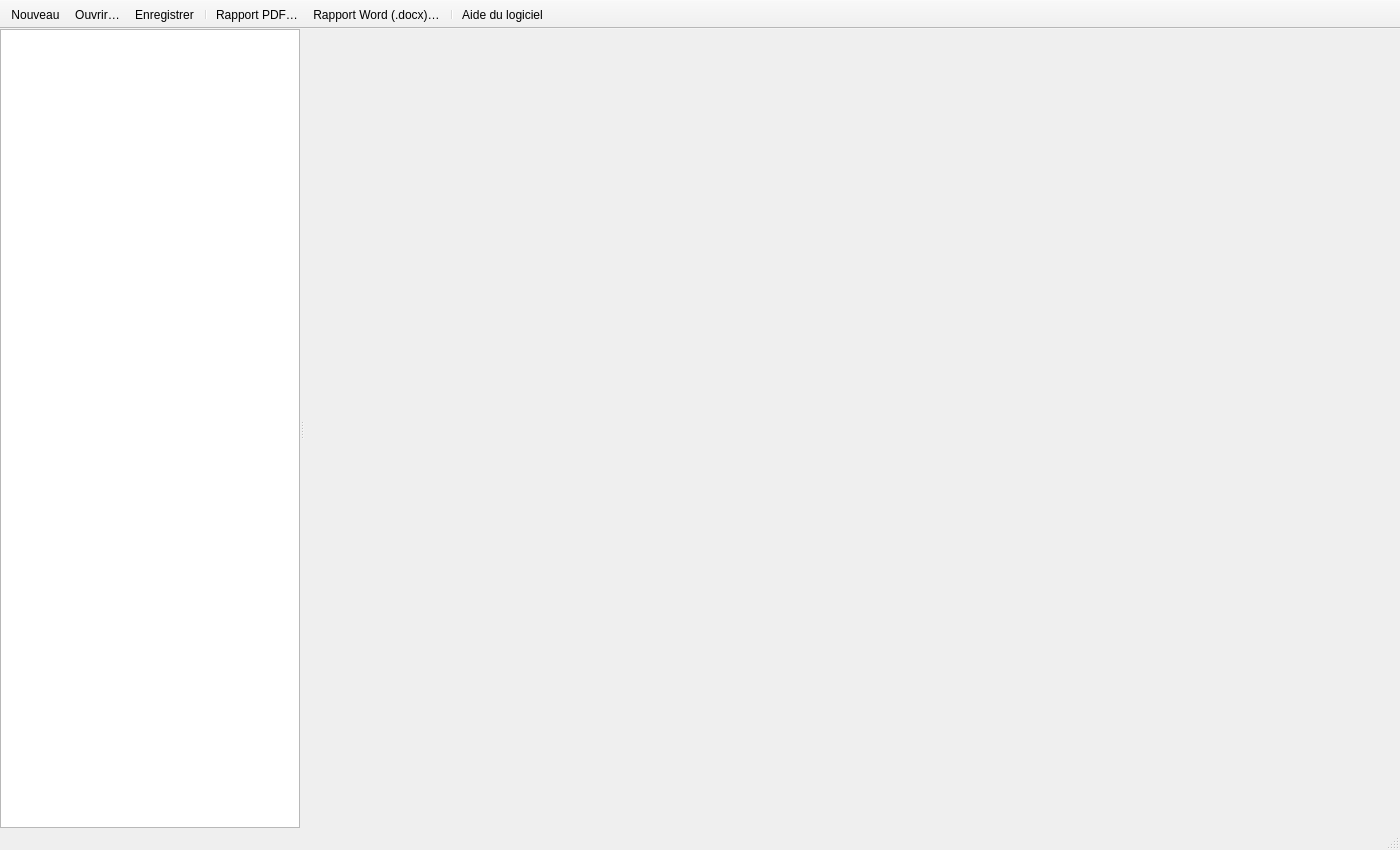
<?xml version="1.0" encoding="UTF-8"?>
<ui version="4.0">
 <class>MainWindow</class>
 <widget class="QMainWindow" name="MainWindow"><property name="geometry"><rect><x>0</x><y>0</y><width>1400</width><height>850</height></rect></property><property name="windowTitle"><string>EBIOS RM Studio</string></property><widget class="QWidget" name="centralwidget"><layout class="QHBoxLayout" name="centralLayout"><property name="leftMargin"><number>0</number></property><property name="topMargin"><number>0</number></property><property name="rightMargin"><number>0</number></property><property name="bottomMargin"><number>0</number></property><item><widget class="QSplitter" name="splitter"><property name="orientation"><enum>Qt::Horizontal</enum></property><widget class="QTreeWidget" name="navTree"><property name="headerHidden"><bool>true</bool></property><property name="minimumSize"><size><width>230</width><height>0</height></size></property><property name="maximumSize"><size><width>300</width><height>16777215</height></size></property><column><property name="text"><string notr="true">1</string></property></column></widget><widget class="QStackedWidget" name="stack"></widget></widget></item></layout></widget><widget class="QMenuBar" name="menubar"><property name="geometry"><rect><x>0</x><y>0</y><width>1400</width><height>24</height></rect></property><widget class="QMenu" name="menuFile"><property name="title"><string>&amp;Fichier</string></property><addaction name="actionNew"/><addaction name="actionOpen"/><addaction name="actionSave"/><addaction name="actionSaveAs"/><addaction name="separator"/><addaction name="menuExport"/><addaction name="separator"/><addaction name="actionQuit"/><widget class="QMenu" name="menuExport"><property name="title"><string>&amp;Exporter</string></property><addaction name="actionExportMd"/><addaction name="actionExportPdf"/><addaction name="actionExportDocx"/><addaction name="actionExportRadar"/></widget></widget><widget class="QMenu" name="menuView"><property name="title"><string>&amp;Affichage</string></property><addaction name="actionExpandAll"/><addaction name="actionCollapseAll"/><addaction name="separator"/><addaction name="actionFullScreen"/></widget><widget class="QMenu" name="menuGo"><property name="title"><string>A&amp;teliers</string></property></widget><widget class="QMenu" name="menuHelp"><property name="title"><string>Ai&amp;de</string></property><addaction name="actionHelp"/><addaction name="actionHelpQuickStart"/><addaction name="actionHelpShortcuts"/><addaction name="actionHelpGlossary"/><addaction name="separator"/><addaction name="actionAbout"/></widget></widget><widget class="QToolBar" name="toolBar"><property name="windowTitle"><string>Barre d'outils</string></property><property name="movable"><bool>false</bool></property><property name="toolButtonStyle"><enum>Qt::ToolButtonTextBesideIcon</enum></property><attribute name="toolBarArea"><enum>Qt::TopToolBarArea</enum></attribute><attribute name="toolBarBreak"><bool>false</bool></attribute><addaction name="actionNew"/><addaction name="actionOpen"/><addaction name="actionSave"/><addaction name="separator"/><addaction name="actionExportPdf"/><addaction name="actionExportDocx"/><addaction name="separator"/><addaction name="actionHelp"/></widget><widget class="QStatusBar" name="statusbar"></widget><action name="actionNew"><property name="text"><string>&amp;Nouveau</string></property><property name="shortcut"><string>Ctrl+N</string></property></action><action name="actionOpen"><property name="text"><string>&amp;Ouvrir…</string></property><property name="shortcut"><string>Ctrl+O</string></property></action><action name="actionSave"><property name="text"><string>&amp;Enregistrer</string></property><property name="shortcut"><string>Ctrl+S</string></property></action><action name="actionSaveAs"><property name="text"><string>Enregistrer &amp;sous…</string></property><property name="shortcut"><string>Ctrl+Shift+S</string></property></action><action name="actionExportMd"><property name="text"><string>Rapport &amp;Markdown…</string></property><property name="shortcut"><string>Ctrl+E</string></property></action><action name="actionExportPdf"><property name="text"><string>Rapport &amp;PDF…</string></property><property name="shortcut"><string>Ctrl+Shift+P</string></property></action><action name="actionExportDocx"><property name="text"><string>Rapport &amp;Word (.docx)…</string></property><property name="shortcut"><string>Ctrl+Shift+W</string></property></action><action name="actionExportRadar"><property name="text"><string>&amp;Radar de la menace (PNG)…</string></property></action><action name="actionQuit"><property name="text"><string>&amp;Quitter</string></property><property name="shortcut"><string>Ctrl+Q</string></property></action><action name="actionAbout"><property name="text"><string>À propos…</string></property></action><action name="actionHelp"><property name="text"><string>Aide du logiciel</string></property><property name="shortcut"><string>F1</string></property><property name="toolTip"><string>Ouvre l'aide, à la rubrique de la page affichée</string></property></action><action name="actionHelpQuickStart"><property name="text"><string>Démarrage rapide</string></property></action><action name="actionHelpShortcuts"><property name="text"><string>Raccourcis clavier</string></property></action><action name="actionHelpGlossary"><property name="text"><string>Glossaire EBIOS RM</string></property></action><action name="actionExpandAll"><property name="text"><string>Tout développer</string></property><property name="toolTip"><string>Déplie tous les groupes de l'arbre de navigation</string></property></action><action name="actionCollapseAll"><property name="text"><string>Tout réduire</string></property><property name="toolTip"><string>Replie tous les groupes de l'arbre de navigation</string></property></action><action name="actionFullScreen"><property name="text"><string>Plein écran</string></property><property name="checkable"><bool>true</bool></property><property name="shortcut"><string>F11</string></property></action></widget>
 
 <resources/>
 <connections/>
</ui>
